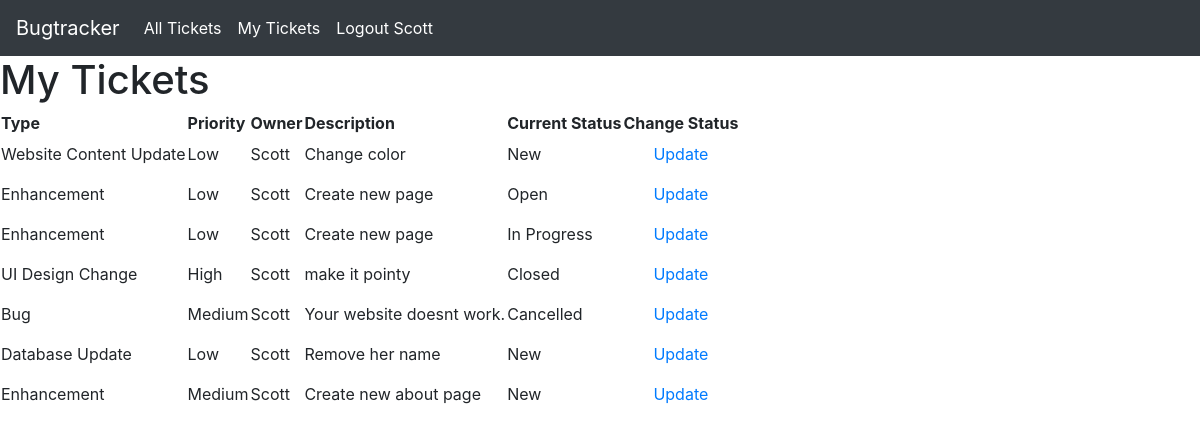
Before: /myTickets/ (signed in) with the older database file.
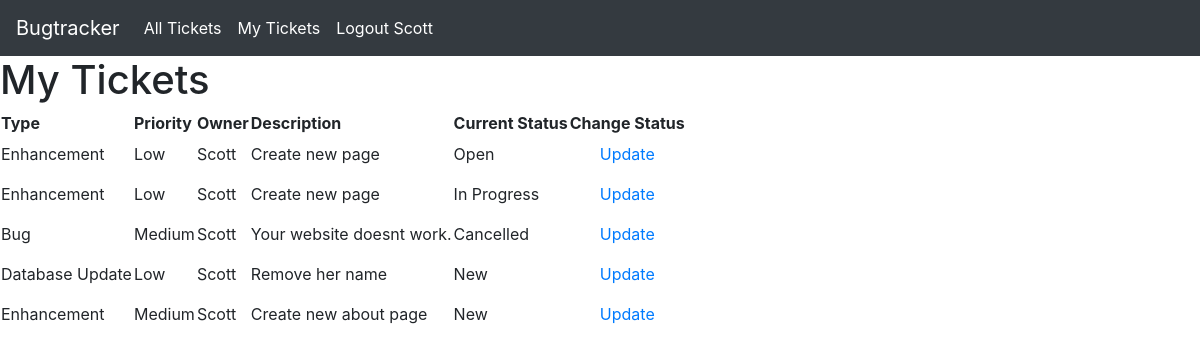
After: the same page with the newer database file.
### bugs/models.py (models this page shows)
class Bug(models.Model):
     bug_id=models.AutoField(primary_key=True)
     bug_type=models.ForeignKey(BugType, on_delete=models.CASCADE )
     bug_priority=models.ForeignKey(BugPriority,on_delete=models.CASCADE)
     bug_desc=models.CharField(max_length=280)
     bug_owner=models.ForeignKey(UserProfile, on_delete=models.CASCADE , default='2')
     bug_status=models.ForeignKey(BugStatus, on_delete=models.CASCADE, default='1')

class BugType(models.Model):
    bug_type_id=models.CharField(max_length=5,primary_key=True)
    bug_type=models.CharField(max_length=100)

class BugPriority(models.Model):
    bug_priority_id=models.CharField(max_length=5,primary_key=True)
    bug_priority=models.CharField(max_length=10)

class BugStatus(models.Model):
    bug_status_id=models.CharField(max_length=5,primary_key=True)
    bug_status=models.CharField(max_length=20)

### core/models.py (models this page shows, shortened)
class UserProfile(AbstractBaseUser):
    email 					= models.EmailField(verbose_name="email", max_length=60, unique=True)
    username 				= models.CharField (max_length=30, unique=True, default='')
    date_joined				= models.DateTimeField(verbose_name='date joined', auto_now_add=True )
    last_login				= models.DateTimeField(verbose_name='last login', auto_now=True)
    is_admin				= models.BooleanField(default=False)
    is_active				= models.BooleanField(default=True)
    is_staff				= models.BooleanField(default=False)
    is_superuser			= models.BooleanField(default=False)
    role                    =models.ForeignKey(Role, on_delete=models.CASCADE , default='1')
    USERNAME_FIELD = 'username'
    REQUIRED_FIELDS=['email']
    objects = MyAccountManager()

### bugs/views.py (the view)
# urls.py: path('myTickets/',bug_views.staff_tickets),
def staff_tickets(request):
    page_data=Bug.objects.filter(bug_owner=request.user)
    return render(request, 'staff/staff-tickets.html', {'page_data':page_data})

### templates/staff/staff-tickets.html
<html>
  <head>
    {% include "util/bootstrap.html" %}
  </head>
  <body>
    {% include "util/nav-staff.html" %}
    <h1>My Tickets</h1>
    <table>
    <tr>
        <th>Type</th>
        <th>Priority</th>
        <th>Owner</th>
        <th>Description</th>
        <th>Current Status</th>
        <th>Change Status</th>
    </tr>
    {% for data in page_data %}
    <tr>
        <td>{{ data.bug_type.bug_type}}</td>
        <td>{{ data.bug_priority.bug_priority }}</td>
        <td>{{ data.bug_owner.username }}</td>
        <td>{{ data.bug_desc }}</td>
        <td>{{ data.bug_status.bug_status }}</td>
        <td class="text-center align-middle">
            <a class="btn btn-outlined btn-link" href="update/{{data.bug_id}}">
              Update
        </a>
    </tr>
    {% endfor %}
    </table>
  </body>
</html>

Changed rows visible on the page:
no longer on this page (row edited): Bug: bug_type.bug_type "Website Content Update", bug_priority.bug_priority "Low", bug_owner.username "Scott", bug_desc "Change color", bug_status.bug_status "New"
no longer on this page (row edited): Bug: bug_type.bug_type "UI Design Change", bug_priority.bug_priority "High", bug_owner.username "Scott", bug_desc "make it pointy", bug_status.bug_status "Closed"
